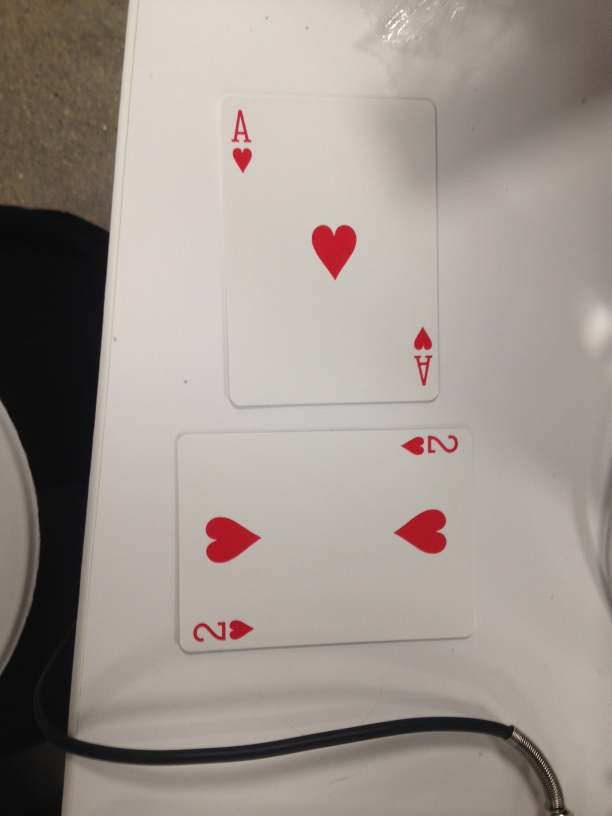
#> input picture cc-image-recognition/test3.jpg, 1224 x 1632 px (shown at 1/2 size)
$ python -i imreclib.py   (imports and definitions only)   (Python 2 division)
#> lines starting #> are read from the running program, lines starting #| are printed output that depends on the picture; after the words box and inside, x2 and y2 are one past the last pixel; in counts of white or black regions, pixels touching at a corner belong together
#> further down, picture is the input picture: shape (1632, 1224, 3); mean B, G, R 142.8, 148.9, 157.6
"""
A library holding CV code for naively extracting cards from an image and
finding their name.
"""

import cv2
import numpy as np


###############################################################################
# Utility code from
# http://git.io/vGi60A
# Thanks to author of the sudoku example for the wonderful blog posts!
###############################################################################
def rectify(h):
    h = h.reshape((4,2))
    hnew = np.zeros((4,2), dtype = np.float32)

    add = h.sum(1)
    hnew[0] = h[np.argmin(add)]
    hnew[2] = h[np.argmax(add)]

    diff = np.diff(h, axis = 1)
    hnew[1] = h[np.argmin(diff)]
    hnew[3] = h[np.argmax(diff)]

    return hnew


###############################################################################
# Image Matching
###############################################################################
# [38 lines left out: functions preprocess, imgdiff, find_closest_card, not called in this run]


# Gets the sign of the 3D cross product's z direction for points in 2D space.
def cross_sign(a, b, point):
    return (a[0] - b[0]) * (point[1] - b[1]) - (a[1] - b[1]) * (point[0] - b[0]) >= 0


# Tests to see if the given point is internal to the hull created by the contours.
def is_internal(point, contour):
    c1 = cross_sign(contour[0], contour[1], point)
    c2 = cross_sign(contour[1], contour[2], point)
    c3 = cross_sign(contour[2], contour[3], point)
    c4 = cross_sign(contour[3], contour[0], point)
    return (c1 and c2 and c3 and c4) or (not c1 and not c2 and not c3 and not c4)


def cont_to_points(contour):
    return [map(lambda x: int(x), list(coord[0])) for coord in list(contour)]


# Gets the card in the center if it exists.
def get_center_card(im):
    center = (im.shape[1]/2,im.shape[0]/2)
#> center = (612, 816)

    gray = cv2.cvtColor(im,cv2.COLOR_BGR2GRAY)
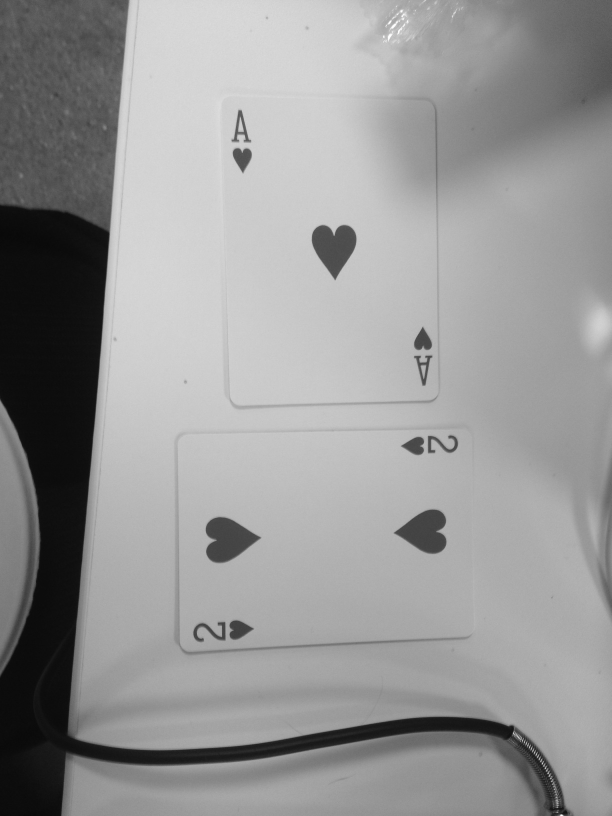
#> gray: shape (1632, 1224) (shown at 1/2 size); min 8, max 254, mean 150.8
    blur = cv2.GaussianBlur(gray,(1,1),1000)
    flag, thresh = cv2.threshold(blur, 120, 255, cv2.THRESH_BINARY)
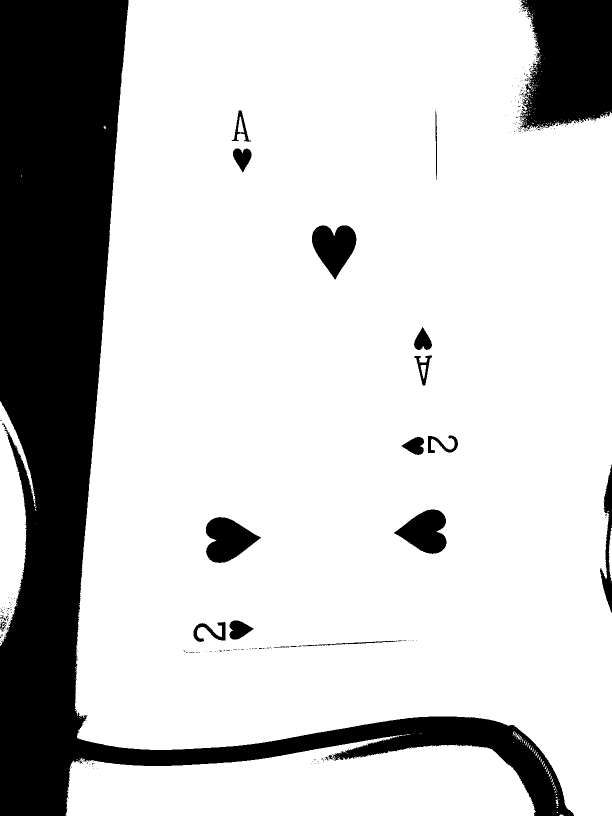
#> thresh: shape (1632, 1224) (shown at 1/2 size); 79.2% white; 277 black regions (255 under 20 px)

    contours, hierarchy = cv2.findContours(thresh,cv2.RETR_EXTERNAL,cv2.CHAIN_APPROX_SIMPLE)
#> contours = 221 contours, 215 with area under 20; largest, box (x1, y1, x2, y2) and area: (150, 0, 1224, 1632) 1478500, (131, 1470, 1072, 1632) 107946, (0, 802, 71, 1292) 17174, (1217, 1056, 1224, 1162) 366, (1026, 1462, 1044, 1481) 35, (1111, 1599, 1117, 1609) 26

    contours = sorted(contours, key=cv2.contourArea, reverse=True)
    contours = contours[:min(len(contours), 10)]
#> contours = 10 contours, 4 with area under 20; largest, box (x1, y1, x2, y2) and area: (150, 0, 1224, 1632) 1478500, (131, 1470, 1072, 1632) 107946, (0, 802, 71, 1292) 17174, (1217, 1056, 1224, 1162) 366, (1026, 1462, 1044, 1481) 35, (1111, 1599, 1117, 1609) 26

    for card in contours:
        peri = cv2.arcLength(card, True)
        contour = cv2.approxPolyDP(card, 0.02*peri, True)

        if len(cont_to_points(contour)) < 4:
            continue
        elif is_internal(center, cont_to_points(contour)):
            approx = rectify(contour[:4])

            h = np.array([ [0,0], [449,0], [449,449], [0,449] ], np.float32)

            transform = cv2.getPerspectiveTransform(approx, h)
            warp = cv2.warpPerspective(im, transform, (450,450))

            return {"image": warp, "contour": cont_to_points(contour)}
#> this loop made 1 pass
#> (peri, c1 in is_internal, c2 in is_internal, c3 in is_internal, c4 in is_internal, h, add in rectify) on pass 1: (6583.4, True, True, True, True, [[0, 0], [449, 0], [449, 449], [0, 449]], [257, 1631, 2411, 2854])
#> pass 1, in get_center_card, `warp = cv2.warpPerspective(im, transform, (450,450))`:
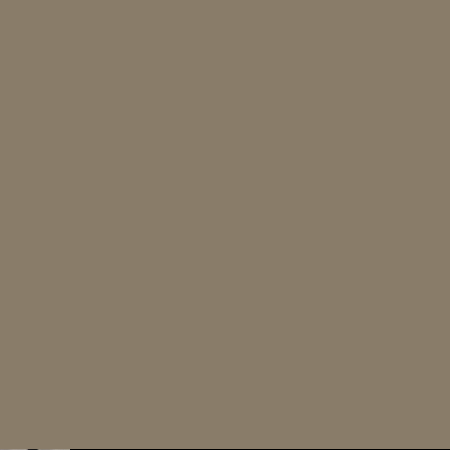
#> warp: shape (450, 450, 3); mean B, G, R 104.8, 123.8, 136.7

    return {"image": None, "contour": None}


###############################################################################
# Card Extraction For Training
###############################################################################
# [44 lines left out: functions get_cards, get_training, not called in this run]

>>> import cv2
>>> picture = cv2.imread('test3.jpg')
>>> result = get_center_card(picture)
#> result = 2 items

$ run again, on cc-image-recognition/test4.jpg
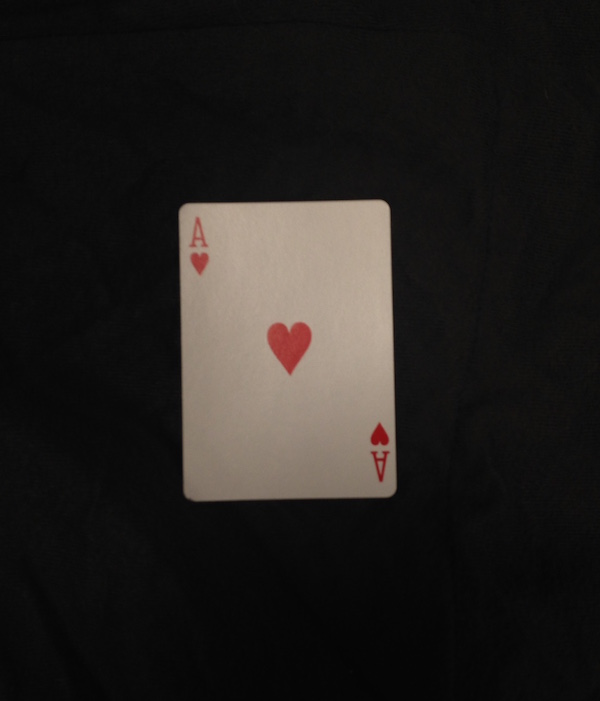
#> input picture cc-image-recognition/test4.jpg, 600 x 701 px
#> picture is the input picture: shape (701, 600, 3); mean B, G, R 29.7, 32.1, 35.1
#> in get_center_card, `flag, thresh = cv2.threshold(blur, 120, 255, cv2.THRESH_BINARY)`:
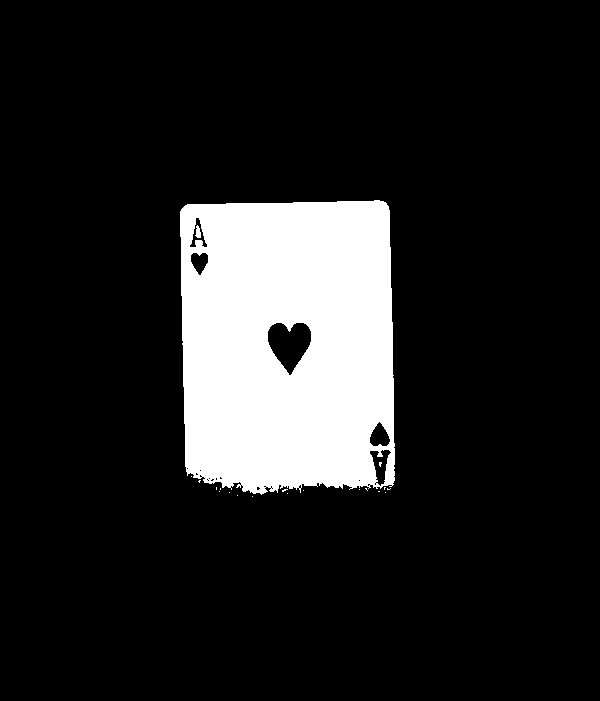
#> thresh: shape (701, 600); 13.5% white; 20 white regions (18 under 20 px)
#> in get_center_card, `contours, hierarchy = cv2.findContours(thresh,cv2.RETR_EXTERNAL,cv2.CH..`: contours = 18 contours, 17 with area under 20; largest, box (x1, y1, x2, y2) and area: (180, 200, 395, 495) 59004
#> in get_center_card, `contours = contours[:min(len(contours), 10)]`: contours = 10 contours, 9 with area under 20; largest, box (x1, y1, x2, y2) and area: (180, 200, 395, 495) 59004
#> the loop in get_center_card, `for card in contours:` made 1 pass
#> (peri, contour, c1 in is_internal, c2 in is_internal, c3 in is_internal, c4 in is_internal, h) on pass 1: (1157.3, [[385, 202], [181, 209], [187, 475], [393, 484]], True, True, True, True, [[0, 0], [449, 0], [449, 449], [0, 449]])
#> pass 1, in get_center_card, `warp = cv2.warpPerspective(im, transform, (450,450))`:
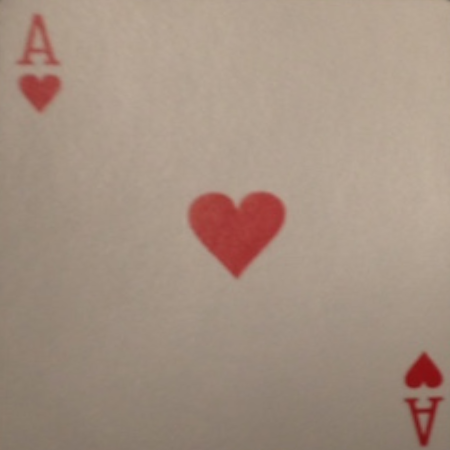
#> warp: shape (450, 450, 3); mean B, G, R 130.2, 145, 164.5
#> result = 2 items

$ run again, on cc-image-recognition/test5.jpg
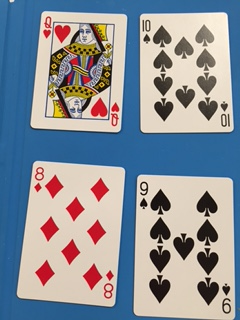
#> input picture cc-image-recognition/test5.jpg, 240 x 320 px
#> picture is the input picture: shape (320, 240, 3); mean B, G, R 154, 145.4, 139.2
#> in get_center_card, `gray = cv2.cvtColor(im,cv2.COLOR_BGR2GRAY)`:
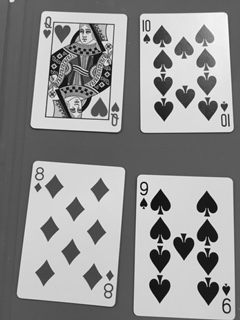
#> gray: shape (320, 240); min 3, max 254, mean 144.5
#> in get_center_card, `flag, thresh = cv2.threshold(blur, 120, 255, cv2.THRESH_BINARY)`:
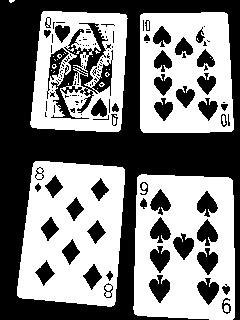
#> thresh: shape (320, 240); 50.1% white; 129 black regions (80 under 20 px)
#> contours = 5 contours, 1 with area under 20; largest, box (x1, y1, x2, y2) and area: (133, 174, 235, 320) 13883, (17, 161, 125, 307) 13162, (140, 12, 234, 133) 10714, (30, 11, 128, 132) 10306
#> the loop in get_center_card, `for card in contours:` made 5 passes
#> (peri, contour, c1 in is_internal, c2 in is_internal, c3 in is_internal, c4 in is_internal) on passes 1 to 4: (477.9, [[139, 175], [134, 313], [232, 319], [232, 180]], False, True, True, False), (475.3, [[35, 161], [17, 295], [113, 305], [124, 169]], True, True, True, False), (416, [[226, 13], [140, 15], [143, 132], [233, 129]], True, False, False, True), (414.7, [[43, 11], [31, 126], [118, 131], [126, 15]], True, False, False, True)
#> result = 2 items

$ run again, on cc-image-recognition/test6.jpg
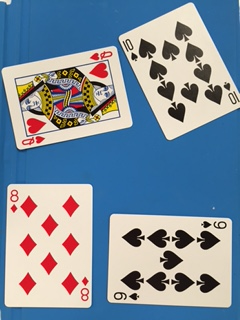
#> input picture cc-image-recognition/test6.jpg, 240 x 320 px
#> picture is the input picture: shape (320, 240, 3); mean B, G, R 158.7, 143.5, 127.5
#> in get_center_card, `gray = cv2.cvtColor(im,cv2.COLOR_BGR2GRAY)`:
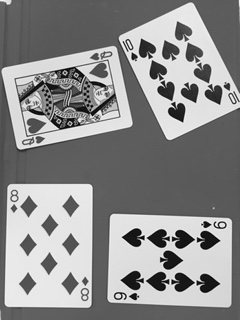
#> gray: shape (320, 240); min 2, max 251, mean 140.4
#> in get_center_card, `flag, thresh = cv2.threshold(blur, 120, 255, cv2.THRESH_BINARY)`:
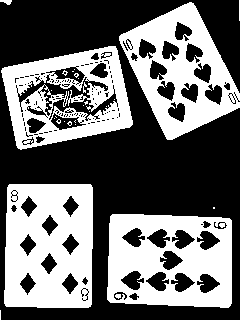
#> thresh: shape (320, 240); 42.5% white; 29 white regions (21 under 20 px)
#> contours = 8 contours, 3 with area under 20; largest, box (x1, y1, x2, y2) and area: (107, 214, 232, 308) 10889, (4, 184, 93, 308) 10524, (1, 46, 133, 150) 9722, (119, 2, 240, 140) 9705, (0, 0, 12, 5) 26
#> the loop in get_center_card, `for card in contours:` made 8 passes
#> (peri, contour, c1 in is_internal, c2 in is_internal, c3 in is_internal, c4 in is_internal) on passes 1, 2, 3, 4, 6: (421.1, [[110, 216], [110, 302], [230, 305], [229, 218]], True, True, True, False), (414.4, [[9, 184], [5, 305], [90, 306], [91, 185]], True, True, False, False), (419.4, [[115, 46], [2, 68], [18, 148], [132, 124]], True, True, False, True), (423.9, [[191, 2], [119, 36], [167, 139], [239, 107]], True, False, False, True), (4, [[213, 207], [213, 208], [214, 208], [214, 207]], False, True, True, False)
#> result = 2 items
